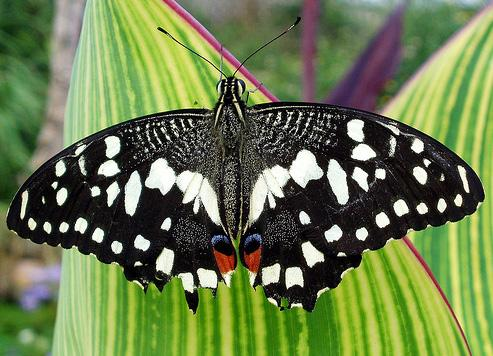
#> input picture images/butterfly.jpg, 493 x 356 px
$ jupyter execute image_processing.ipynb
#> lines starting #> are read from the running program, lines starting #| are printed output that depends on the picture
[cell 1]
from matplotlib import pyplot as plt
import numpy as np
import cv2
# print current version
print('cv version is {}'.format(cv2.__version__))

[cell 2]
# read image using cv.imread
cv_img = cv2.imread('images/butterfly.jpg')  # cv image is BGR format
#> cv_img is the input picture: shape (356, 493, 3); mean B, G, R 77.2, 123.6, 107
# convert to RGB format for display
rgb_img = cv2.cvtColor(cv_img, cv2.COLOR_BGR2RGB)
# show image using matplotlib
plt.title('RGB image display using matplotlib')
plt.imshow(rgb_img)

[cell 3]
## color space transformation
# convert to gray
gray_img = cv2.cvtColor(cv_img, cv2.COLOR_BGR2GRAY)
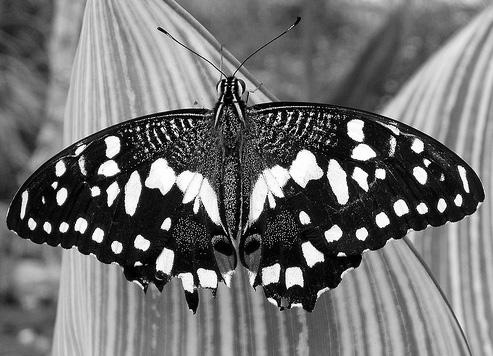
#> gray_img: shape (356, 493); min 0, max 255, mean 113.3
# gray image display, using cmap='gray' properties
plt.title('display gray image')
plt.imshow(gray_img, cmap='gray')
print(gray_img.shape)
#| (356, 493)

[cell 4]
# convert to HSV image
hsv_img = cv2.cvtColor(cv_img, cv2.COLOR_BGR2HSV)
#> hsv_img: shape (356, 493, 3); mean H, S, V 56.2, 104.6, 127.3
for i in range(3):
    plt.subplot(1,3,i+1)
    plt.imshow(hsv_img[:,:,i], cmap='gray')
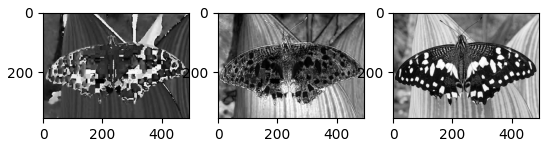
#> figure drawn by matplotlib, 3 panels

[cell 5]
## linear filter

# average filter
avg_img = cv2.blur(cv_img,(20,20))
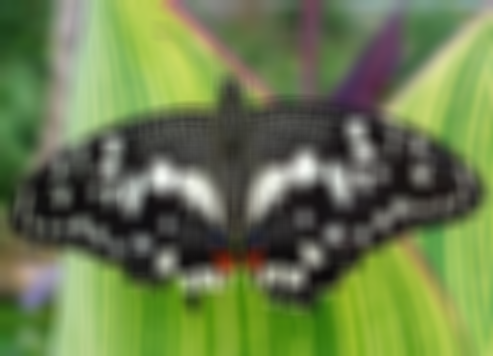
#> avg_img: shape (356, 493, 3); mean B, G, R 77.2, 123.4, 106.9
plt.subplot(1,2,1); plt.title('original image') ;plt.imshow(cv2.cvtColor(cv_img, cv2.COLOR_BGR2RGB))
plt.subplot(1,2,2); plt.title('blurred image') ;plt.imshow(cv2.cvtColor(avg_img, cv2.COLOR_BGR2RGB))
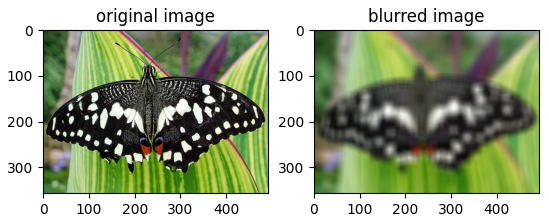
#> figure drawn by matplotlib, 2 panels

[cell 6]
# gaussian filter
guass_img = cv2.GaussianBlur(cv_img,(21,21),5)
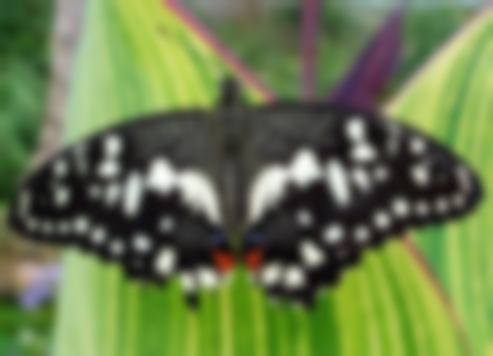
#> guass_img: shape (356, 493, 3); mean B, G, R 77.1, 123.6, 107
plt.subplot(1,2,1); plt.title('original image') ;plt.imshow(cv2.cvtColor(cv_img, cv2.COLOR_BGR2RGB))
plt.subplot(1,2,2); plt.title('guassian blurred image') ;plt.imshow(cv2.cvtColor(guass_img, cv2.COLOR_BGR2RGB))
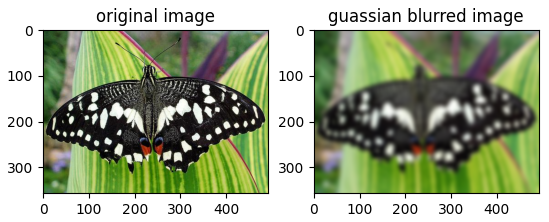
#> figure drawn by matplotlib, 2 panels

[cell 7]
## non-linear filter

# median filter
salt_img = cv2.imread('images/salt_noise.jpg')  # cv image is BGR format
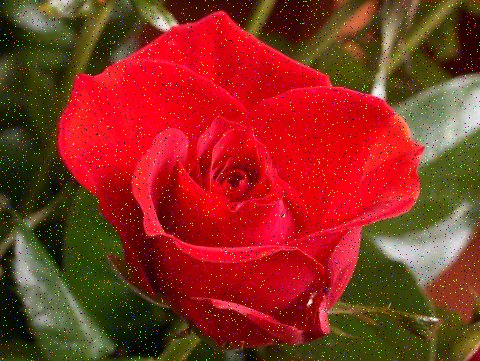
#> input picture images/salt_noise.jpg, 480 x 361 px
#> salt_img is the input picture: shape (361, 480, 3); mean B, G, R 32.9, 47.5, 138.6
med_img = cv2.medianBlur(salt_img,5)
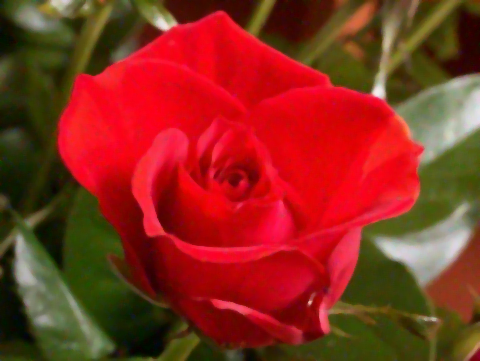
#> med_img: shape (361, 480, 3); mean B, G, R 29.6, 44.7, 138.2

plt.subplot(1,2,1); plt.title('salt noise image') ;plt.imshow(cv2.cvtColor(salt_img, cv2.COLOR_BGR2RGB))
plt.subplot(1,2,2); plt.title('median filterred image') ;plt.imshow(cv2.cvtColor(med_img, cv2.COLOR_BGR2RGB))
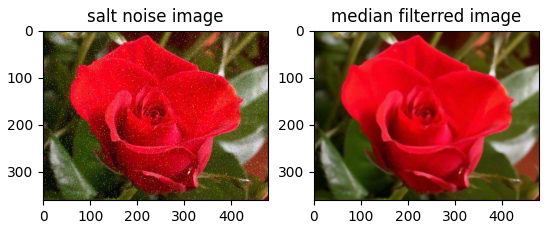
#> figure drawn by matplotlib, 2 panels
